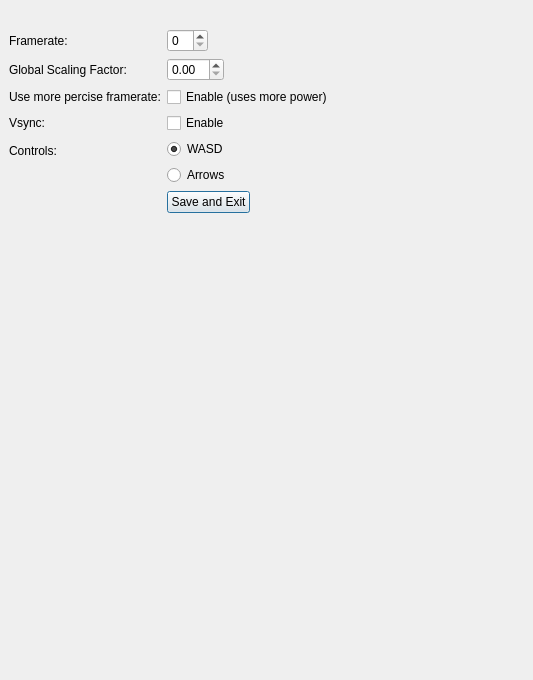
<?xml version="1.0" encoding="UTF-8"?>
<ui version="4.0">
 <class>MainWindow</class>
 <widget class="QMainWindow" name="MainWindow">
  <property name="geometry">
   <rect>
    <x>0</x>
    <y>0</y>
    <width>533</width>
    <height>680</height>
   </rect>
  </property>
  <property name="windowTitle">
   <string>MainWindow</string>
  </property>
  <widget class="QWidget" name="centralwidget">
   <layout class="QGridLayout" name="gridLayout">
    <item row="0" column="1">
     <layout class="QFormLayout" name="formLayout">
      <property name="fieldGrowthPolicy">
       <enum>QFormLayout::FieldsStayAtSizeHint</enum>
      </property>
      <property name="rowWrapPolicy">
       <enum>QFormLayout::WrapLongRows</enum>
      </property>
      <property name="topMargin">
       <number>20</number>
      </property>
      <item row="0" column="0">
       <widget class="QLabel" name="framerate_lbl">
        <property name="text">
         <string>Framerate:</string>
        </property>
       </widget>
      </item>
      <item row="0" column="1">
       <widget class="QSpinBox" name="framerate_spin"/>
      </item>
      <item row="1" column="0">
       <widget class="QLabel" name="gsf_lbl">
        <property name="text">
         <string>Global Scaling Factor:</string>
        </property>
       </widget>
      </item>
      <item row="1" column="1">
       <widget class="QDoubleSpinBox" name="gsf_spin">
        <property name="singleStep">
         <double>0.100000000000000</double>
        </property>
       </widget>
      </item>
      <item row="2" column="0">
       <widget class="QLabel" name="precise_framerate_lbl">
        <property name="text">
         <string>Use more percise framerate:</string>
        </property>
        <property name="wordWrap">
         <bool>false</bool>
        </property>
       </widget>
      </item>
      <item row="2" column="1">
       <widget class="QCheckBox" name="precise_framerate_box">
        <property name="text">
         <string>Enable (uses more power)</string>
        </property>
        <property name="checked">
         <bool>false</bool>
        </property>
       </widget>
      </item>
      <item row="3" column="0">
       <widget class="QLabel" name="vsync_lbl">
        <property name="text">
         <string>Vsync:</string>
        </property>
       </widget>
      </item>
      <item row="3" column="1">
       <widget class="QCheckBox" name="vsync_box">
        <property name="text">
         <string>Enable</string>
        </property>
       </widget>
      </item>
      <item row="5" column="0">
       <widget class="QLabel" name="controls_lbl">
        <property name="text">
         <string>Controls:</string>
        </property>
       </widget>
      </item>
      <item row="5" column="1">
       <layout class="QVBoxLayout" name="verticalLayout">
        <property name="spacing">
         <number>-1</number>
        </property>
        <property name="leftMargin">
         <number>0</number>
        </property>
        <item>
         <widget class="QRadioButton" name="wasd_btn">
          <property name="text">
           <string>WASD</string>
          </property>
          <property name="checked">
           <bool>true</bool>
          </property>
          <attribute name="buttonGroup">
           <string notr="true">controls</string>
          </attribute>
         </widget>
        </item>
        <item>
         <widget class="QRadioButton" name="arrows_btn">
          <property name="text">
           <string>Arrows</string>
          </property>
          <attribute name="buttonGroup">
           <string notr="true">controls</string>
          </attribute>
         </widget>
        </item>
       </layout>
      </item>
      <item row="6" column="1">
       <widget class="QPushButton" name="save_btn">
        <property name="text">
         <string>Save and Exit</string>
        </property>
        <property name="checkable">
         <bool>false</bool>
        </property>
        <property name="autoDefault">
         <bool>false</bool>
        </property>
        <property name="default">
         <bool>true</bool>
        </property>
        <property name="flat">
         <bool>false</bool>
        </property>
       </widget>
      </item>
     </layout>
    </item>
   </layout>
  </widget>
 </widget>
 <resources/>
 <connections/>
 <buttongroups>
  <buttongroup name="controls"/>
 </buttongroups>
</ui>
